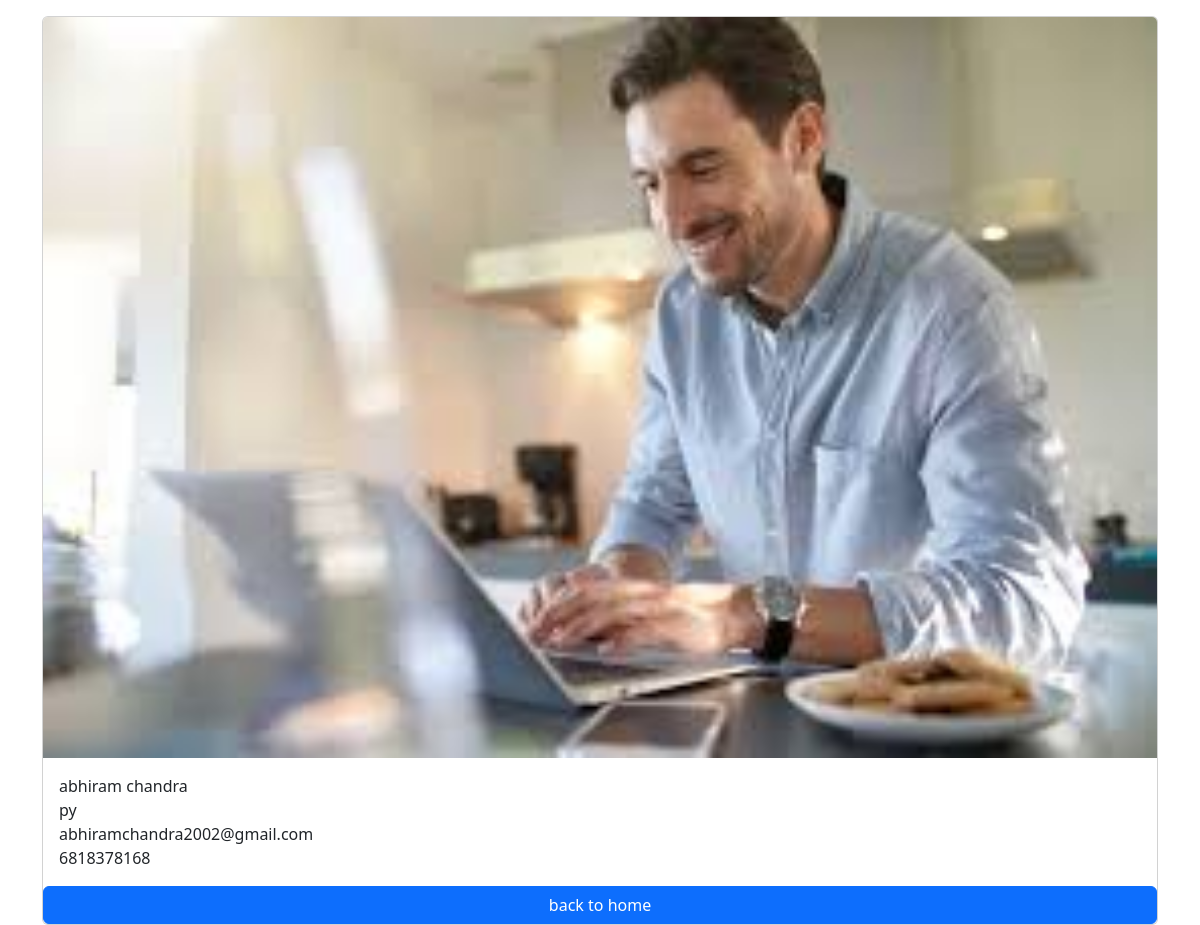
The page /employees/4/ on the database its author committed.
### salary/models.py (models this page shows, shortened)
class Employee(models.Model):
    first_name=models.CharField(max_length=100)
    last_name=models.CharField(max_length=100)
    photo=models.ImageField(upload_to='images')
    designation=models.CharField(max_length=100)
    email_address=models.EmailField(max_length=100,unique=True)
    phone_number=models.CharField(max_length=10,blank=True)

### salary/views.py (the view)
# urls.py: path('<int:pk>/',views.employee_detail,name='employee_detail')
def employee_detail(request,pk):
    employee=get_object_or_404(Employee,pk=pk)
    context={
        'employee':employee,
    }
    return render(request,'employee_detail.html',context)

### templates/employee_detail.html (shortened to what this page needs)
<!DOCTYPE html>
<html lang="en">
<head>
    <link href="https://cdn.jsdelivr.net/npm/bootstrap@5.3.2/dist/css/bootstrap.min.css" rel="stylesheet">
</head>
<body>
    <div class="container mt-3">
        <div class="card mx-auto" styles="width:300px">
            <img src="{{employee.photo.url}}" class="card-img-top" alt="">
           <div class="card-body">
            <p class="card-text m-0">{{employee.first_name}} {{employee.last_name}}</p>
            <p class="card-text m-0">{{employee.designation}}</p>
            <p class="card-text m-0">{{employee.email_address}}</p>
            <p class="card-text m-0">{{employee.phone_number}}</p>
           </div>
           <a href="{% url 'home' %}" class="btn btn-primary">back to home</a>
        </div>
    </div>
</body>
</html>

### rows shown on the page
Employee: photo (picture), first_name "abhiram", last_name "chandra", designation "py", email_address "abhiramchandra2002@gmail.com", phone_number "6818378168"
